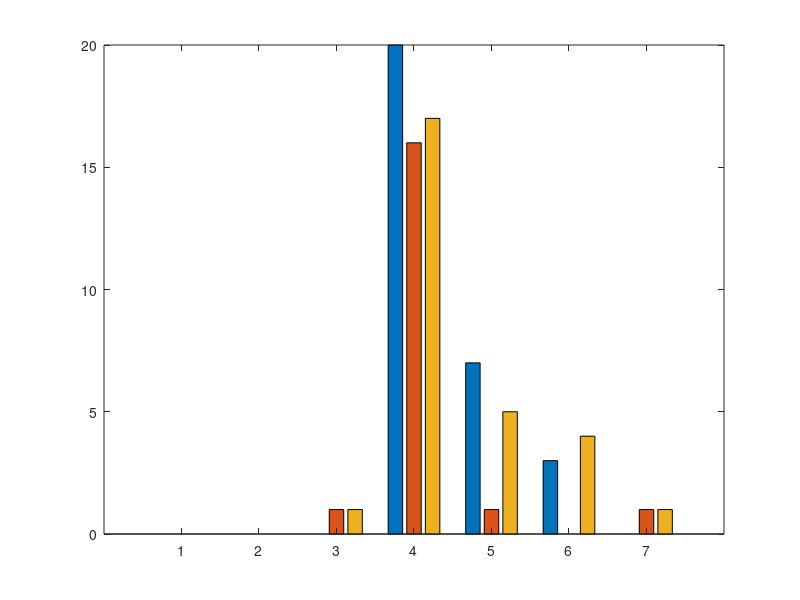

Here is the MATLAB script that generated this plot: (Note: this script raises an error after producing the figure.)
% Cuba, New Mexico - Reported offenses by type, 2018-2020
% Source: Uniform Crime Reports - NM Department of Public Safety
% Values are the "Number" metric (count of offenses) from Cuba_data.csv

years = [2018 2019 2020];

offenses = {'Criminal Homicide', 'Forcible Rape', 'Robbery', 'Assault', ...
            'Burglary', 'Larceny-Theft', 'Motor Vehicle Theft'};

% Rows = offense types, columns = years (2018, 2019, 2020)
counts = [ 0  0  0;    % Criminal Homicide
           0  0  0;    % Forcible Rape
           0  1  1;    % Robbery
          20 16 17;    % Assault
           7  1  5;    % Burglary
           3  0  4;    % Larceny-Theft
           0  1  1];   % Motor Vehicle Theft

% ---- Grouped bar chart: offense types, one bar per year ----
figure('Name', 'Cuba NM Crime', 'Color', 'w', 'Position', [100 100 950 550]);
b = bar(counts, 'grouped');
b(1).FaceColor = [0.20 0.45 0.75];
b(2).FaceColor = [0.95 0.60 0.20];
b(3).FaceColor = [0.35 0.70 0.40];

set(gca, 'XTickLabel', offenses, 'FontSize', 11);
xtickangle(30);
xlabel('Offense Type', 'FontSize', 12);
ylabel('Number of Offenses', 'FontSize', 12);
title('Reported Crimes by Type in Cuba, New Mexico (2018-2020)', 'FontSize', 14);
legend(string(years), 'Location', 'northeast');
grid on;
box off;

% Label each bar with its value (skip zeros to keep the chart clean)
for k = 1:numel(b)
    xt = b(k).XEndPoints;
    yt = b(k).YData;
    for i = 1:numel(yt)
        if yt(i) > 0
            text(xt(i), yt(i) + 0.3, num2str(yt(i)), ...
                'HorizontalAlignment', 'center', 'FontSize', 9);
        end
    end
end

% To save the figure, uncomment:
% exportgraphics(gcf, 'cuba_nm_crime.png', 'Resolution', 300);
